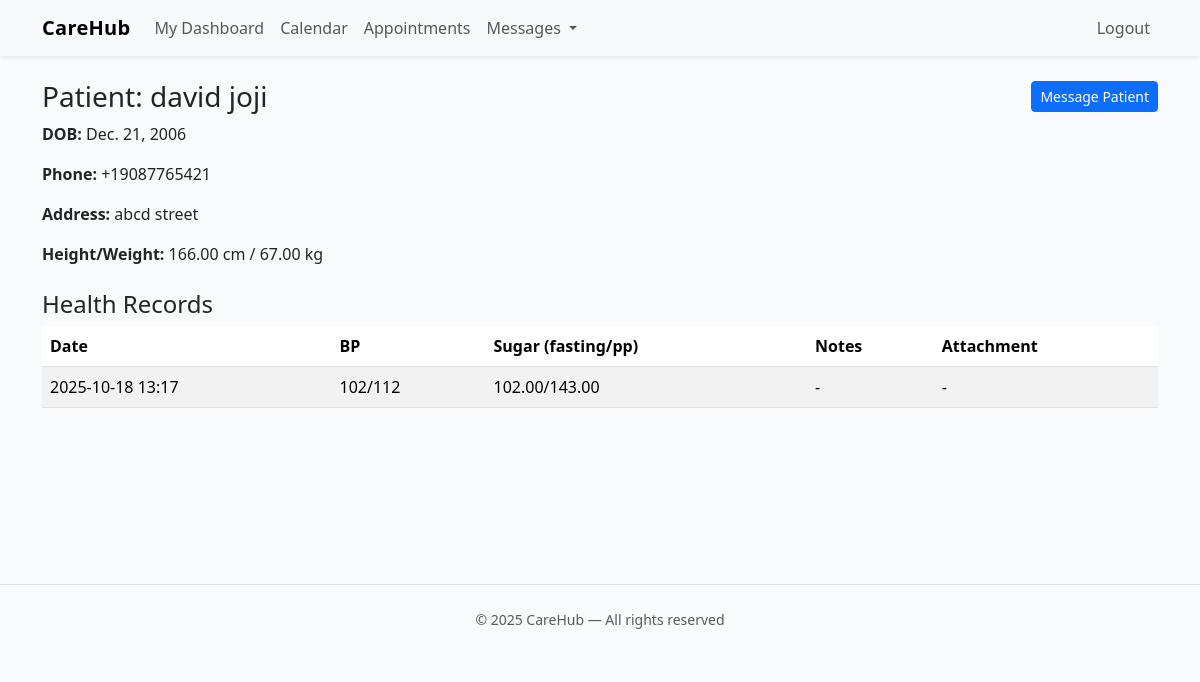
The app's page /physician/patient/3/ (signed in) with its own data.
### core/models.py (models this page shows, shortened)
class PatientProfile(models.Model):
    public_id = models.UUIDField(default=uuid.uuid4, editable=False, unique=True, db_index=True)
    user = models.OneToOneField(settings.AUTH_USER_MODEL, on_delete=models.CASCADE, related_name="patient")
    full_name = models.CharField(max_length=150)
    date_of_birth = models.DateField(null=True, blank=True)
    phone = models.CharField(max_length=30, blank=True)
    address = models.TextField(blank=True)
    physician = models.ForeignKey(
        PhysicianProfile, on_delete=models.SET_NULL, null=True, blank=True, related_name="patients"
    )
    height_cm = models.DecimalField(max_digits=5, decimal_places=2, null=True, blank=True)
    weight_kg = models.DecimalField(max_digits=5, decimal_places=2, null=True, blank=True)

class HealthRecord(models.Model):
    patient = models.ForeignKey(PatientProfile, on_delete=models.CASCADE, related_name="records")
    created_at = models.DateTimeField(default=timezone.now)
    systolic_bp = models.IntegerField(null=True, blank=True)
    diastolic_bp = models.IntegerField(null=True, blank=True)
    sugar_fasting = models.DecimalField(max_digits=6, decimal_places=2, null=True, blank=True)
    sugar_pp = models.DecimalField(max_digits=6, decimal_places=2, null=True, blank=True)
    notes = models.TextField(blank=True)
    attachment = models.FileField(upload_to="lab_files/", null=True, blank=True)

### core/views.py (the view)
# urls.py: path("physician/patient/<int:patient_id>/",       physician_patient_detail,   name="physician_patient_detail"),
@login_required
def physician_patient_detail(request, patient_id):
    try:
        if request.user.is_patient():
            return redirect("patient_dashboard")
    except Exception:
        pass
    physician, _ = PhysicianProfile.objects.get_or_create(user=request.user)
    patient = get_object_or_404(PatientProfile, id=patient_id, physician=physician)
    records = HealthRecord.objects.filter(patient=patient).order_by("-id")
    return render(request, "physician/patient_detail.html", {"patient": patient, "records": records})

### core/models.py (called while the page is built)
    def is_patient(self) -> bool:
        return self.role == self.Roles.PATIENT

### templates/physician/patient_detail.html
{% extends "base.html" %}
{% block content %}
<div class="d-flex align-items-center justify-content-between mb-2">
  <h3 class="mb-0">Patient: {{ patient.full_name }}</h3>
  <div>
    <a class="btn btn-primary btn-sm" href="{% url 'chat_start_with_user' patient.user.id %}">Message Patient</a>
  </div>
</div>
<p><strong>DOB:</strong> {{ patient.date_of_birth|default:"—" }}</p>
<p><strong>Phone:</strong> {{ patient.phone|default:"—" }}</p>
<p><strong>Address:</strong> {{ patient.address|default:"—" }}</p>
<p><strong>Height/Weight:</strong> {{ patient.height_cm|default:"—" }} cm / {{ patient.weight_kg|default:"—" }} kg</p>
<h4 class="mt-4">Health Records</h4>
<table class="table table-striped">
  <thead>
    <tr><th>Date</th><th>BP</th><th>Sugar (fasting/pp)</th><th>Notes</th><th>Attachment</th></tr>
  </thead>
  <tbody>
    {% for r in records %}
      <tr>
        <td>{{ r.created_at|date:"Y-m-d H:i" }}</td>
        <td>{{ r.systolic_bp|default:"-" }}/{{ r.diastolic_bp|default:"-" }}</td>
        <td>{{ r.sugar_fasting|default:"-" }}/{{ r.sugar_pp|default:"-" }}</td>
        <td>{{ r.notes|default:"-" }}</td>
        <td>{% if r.attachment %}<a href="{{ r.attachment.url }}">Download</a>{% else %}-{% endif %}</td>
      </tr>
    {% empty %}
      <tr><td colspan="5">No records yet.</td></tr>
    {% endfor %}
  </tbody>
</table>
{% endblock %}

### templates/base.html (shortened to what this page needs)
<!doctype html>
<html lang="en">
<head>
  <link href="https://cdn.jsdelivr.net/npm/bootstrap@5.3.3/dist/css/bootstrap.min.css" rel="stylesheet" />
</head>
<body>
  <nav class="navbar navbar-expand-lg navbar-light bg-light shadow-sm">
    <div class="container">
      <a class="navbar-brand" href="{% url 'dashboard_router' %}">CareHub</a>
      <div id="nav" class="collapse navbar-collapse">
        <ul class="navbar-nav me-auto">
          {% if user.is_authenticated %}
            <li class="nav-item">
              <a class="nav-link" href="{% url 'dashboard_router' %}">My Dashboard</a>
            </li>
            <li class="nav-item">
              <a class="nav-link" href="{% url 'calendar' %}">Calendar</a>
            </li>
            <li class="nav-item">
              <a class="nav-link" href="{% url 'my_appointments' %}">Appointments</a>
            </li>
            <li class="nav-item dropdown">
              <a class="nav-link dropdown-toggle" href="#" id="msgMenu" role="button"
                 data-bs-toggle="dropdown" aria-expanded="false">
                Messages
              </a>
            </li>
          {% endif %}
        </ul>
        <ul class="navbar-nav ms-auto">
          {% if user.is_authenticated %}
            <li class="nav-item"><a class="nav-link" href="{% url 'logout' %}">Logout</a></li>
          {% else %}
            <li class="nav-item"><a class="nav-link" href="{% url 'login' %}">Login</a></li>
          {% endif %}
        </ul>
      </div>
    </div>
  </nav>
  <main class="container my-4">
    {% block content %}{% endblock %}
  </main>
  <footer class="py-4 border-top mt-auto">
    <div class="container text-center text-muted small">
      © {% now "Y" %} CareHub — All rights reserved
    </div>
  </footer>
</body>
</html>

### templates/base.html (style rules this page uses)
body { background-color: #f8fafc; }
.navbar-brand { font-weight: 700; letter-spacing: .3px; }
main { min-height: 60vh; }

### records on screen
PatientProfile: full_name "david joji", date_of_birth "Dec. 21, 2006", phone "+19087765421", address "abcd street", height_cm "166.00", weight_kg "67.00"
HealthRecord: created_at "2025-10-18 13:17", systolic_bp "102", diastolic_bp "112", sugar_fasting "102.00", sugar_pp "143.00", notes "-"
